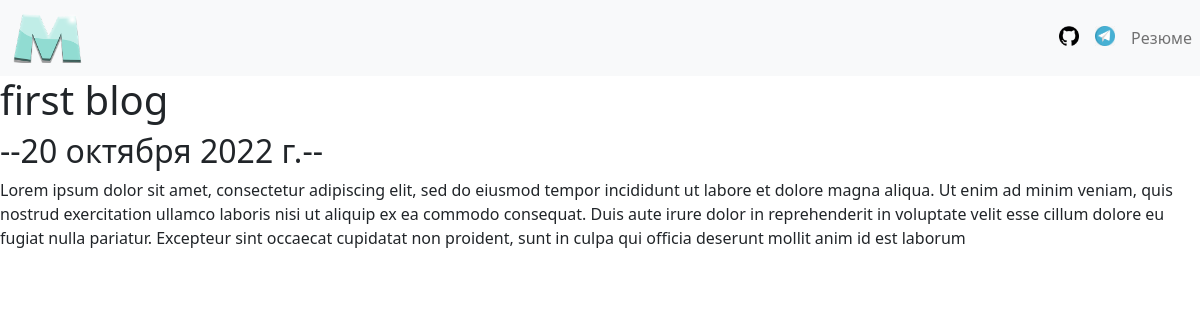
Page /blog/1/ on the committed database.
### blog/models.py (models this page shows, shortened)
class Blog(models.Model):
    title = models.CharField(max_length=200)
    description = models.TextField()
    date = models.DateField()

### blog/views.py (the view)
# urls.py: path('<int:blog_id>/', views.detail, name='detail'),
def detail(request, blog_id):
    blog = get_object_or_404(Blog, pk=blog_id)
    return render(request, 'blog/detail.html', {'blog': blog})

### blog/templates/blog/detail.html
{% extends 'portfolio/base.html' %}
{% block content %}
    <h1>{{ blog.title }}</h1>
    <h2>--{{ blog.date}}--</h2>
    {{blog.description}}
{% endblock %}

### rows in the picture
Blog: title "first blog", date "20 октября 2022 г.", description "Lorem ipsum dolor sit amet, consectetur adipiscing elit, sed do eiusmod tempor incididunt ut labore et dolore magna aliqua. Ut enim ad minim veniam, quis nostrud exercitation ullamco laboris nisi ut aliquip ex ea commodo consequat. Duis aute irure dolor in reprehenderit in voluptate velit esse cillum dolore eu fugiat nulla pariatur. Excepteur sint occaecat cupidatat non proident, sunt in culpa qui officia deserunt mollit anim id est laborum"
